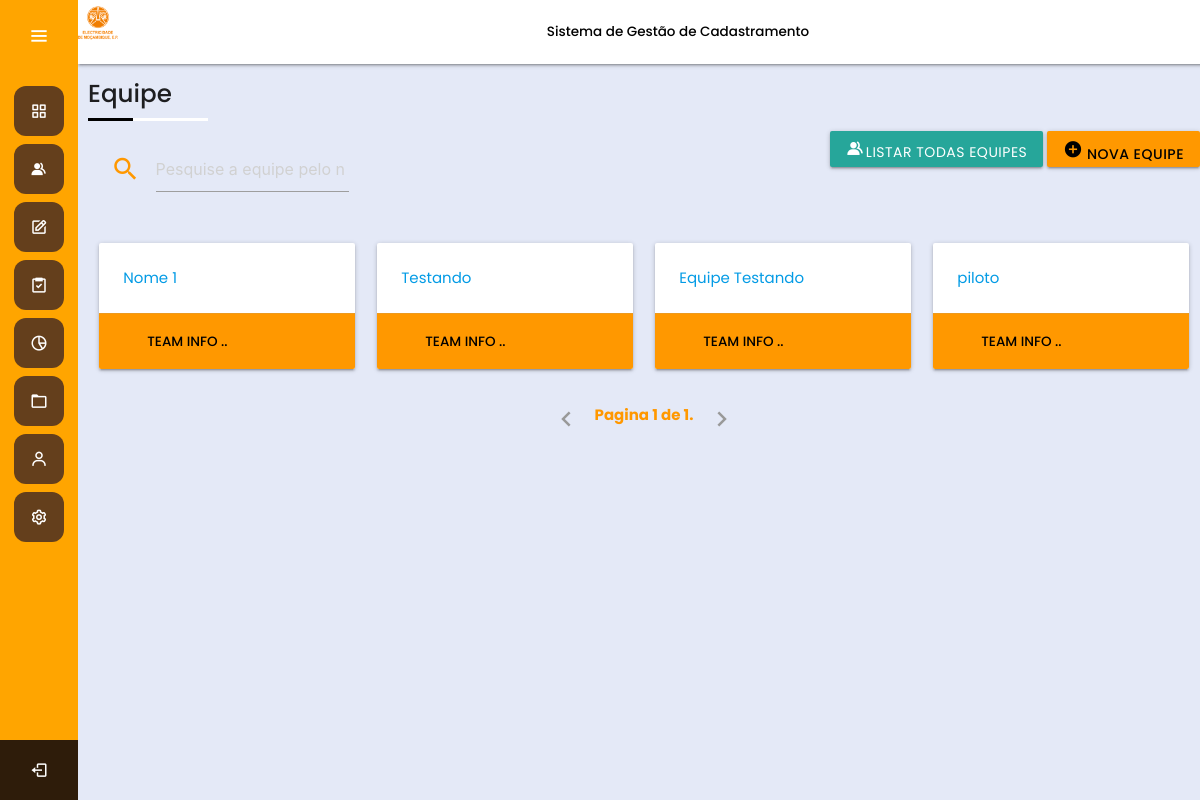
The page /team/ (signed in) on the database as committed earlier.
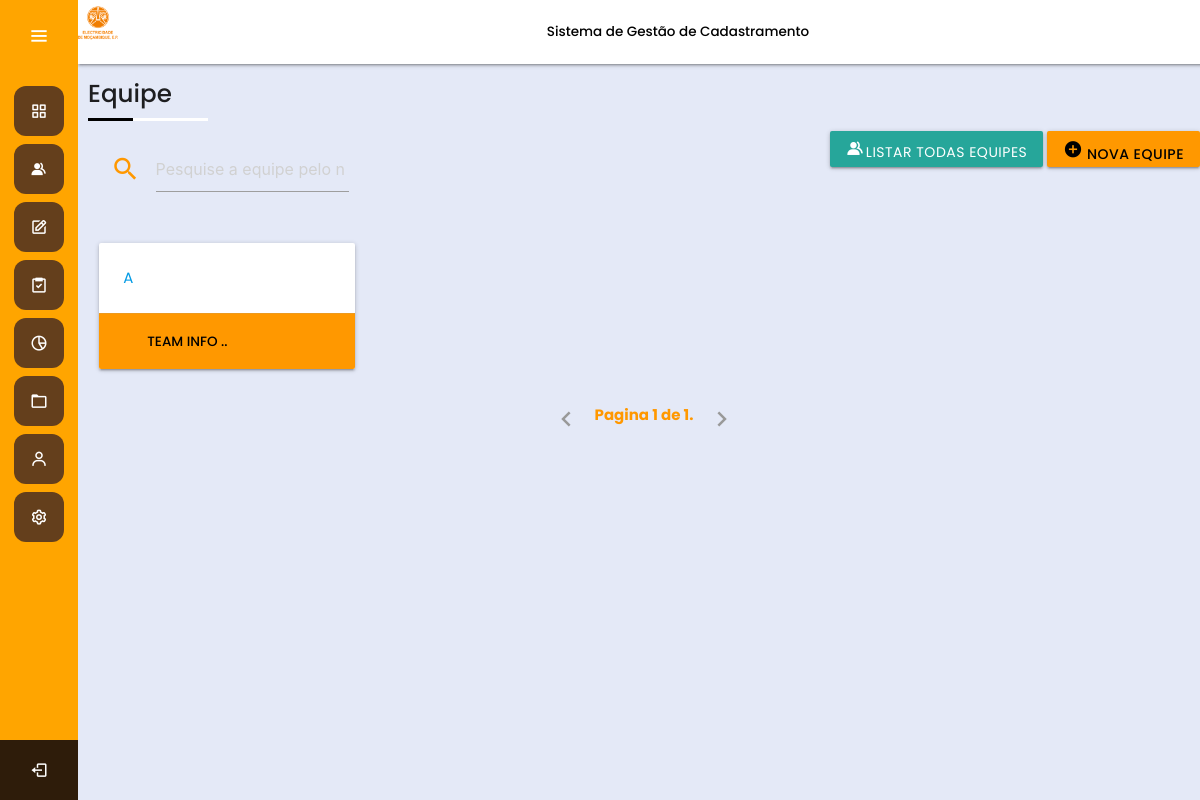
The same page on the database as committed later.
### Team/models.py (models this page shows, shortened)
class Team(models.Model):
    name = models.CharField(max_length=100, unique=True)
    slug = models.SlugField(default="", null=False)
    state = models.BooleanField(default=True)
    asc = models.ForeignKey(ASC, on_delete=models.CASCADE)
    creator = models.ForeignKey(User, on_delete=models.CASCADE, related_name='created_teams')
    membros = models.ManyToManyField(User,  related_name='teams_members', limit_choices_to={'user_type__in':['tecnico_campo']})
    supervisor = models.ForeignKey(User, on_delete=models.CASCADE, related_name='teams_supervisor', limit_choices_to={'user_type__in':['supervisor_campo']}, default=1)
    date_created = models.DateTimeField(default=timezone.now)
    def get_membros(self):
        return ", ".join([membro.first_name for membro in self.membros.first_name.all()])
    get_membros.short_description = 'Membros'

### Team/views.py (the view, shortened to what this page needs)
# urls.py: path('', views.Templateview.as_view(), name='project_show'),
class Templateview(PermissionRequiredMixin, LoginRequiredMixin, TemplateView):
    permission_required = 'Team.view_team'
    template_name = "team_view.html"
    def paginated(self, queryset, page_size):
        paginator = Paginator(queryset, page_size)  # Show 10 teams per page
        page = self.request.GET.get('page', 1)
        try:
            paginated = paginator.page(page)
        except PageNotAnInteger:
            paginated = paginator.page(1)
        except EmptyPage:
            paginated = paginator.page(paginator.num_pages)
        return paginated
    def get_context_data(self, **kwargs):
        context = super().get_context_data(**kwargs)
        all_teams = Team.objects.all()
        paginated_teams = self.paginated(all_teams, 8)
        context['equipes'] = paginated_teams
        return context

### Accounts/models.py (called while the page is built)
    def __str__(self):
        return self.nome

### templates/team_view.html (shortened to what this page needs)
{% extends "base.html" %}
{% load static %}
{% load materializecss %}
{% block page_header %}
  Equipe
{% endblock page_header %}
{% block content_main %}
     <div class="row">
         <div class="col s7">
         <form method="POST" action="{% url 'Team:team_show' %}" >
             <div class="input-field col s5">
              <i class="orange-text material-icons prefix">search</i>
               <input id="search" type="search" name="search" required placeholder="Pesquise a equipe pelo nome">
             </div>
          </form>
       </div>
       <div class="right">
            <a href="{% url 'Team:team_show' %}" class="btn"> <i class="bx bxs-group icon"></i>Listar Todas Equipes </a>
            <a href="{% url 'Team:team_create' %}" class="btn orange black-text"> <i class="material-icons">add_circle</i>
              Nova Equipe</a>
       </div>
    </div>
       <div class="row">
  {% if result %}
    {% for equipe in  result %}
    <div class="col s4 m3">
   <a  class="text-dark"  href="{% url 'Team:team_detail' pk=equipe.pk %}">
      <div class="card horizontal">
        <div class="card-image">
        </div>
        <div class="card-stacked">
          <div class="card-content">
          <p> <i class="bx bxs-group icon"></i> {{equipe.name}} </p>
          </div>
          <div class="card-action orange">
            <a href="#" class="white-text">Team info ..</a>
          </div>
        </div>
      </div>
    </a>
    </div>
    {% endfor %}
    {% else %}
    {% for equipe in equipes %}
    <div class="col s4 m3">
      <a class="text-dark" href="{% url 'Team:team_detail' pk=equipe.pk %}">
      <div class="card horizontal">
        <div class="card-stacked">
          <div class="card-content">
             <p>  {{equipe.name}}</p>
          </div>
          <div class="card-action orange">
            <a href="" class="black-text">Team info ..</a>
          </div>
        </div>
      </div>
    </a>
    </div>
    {% endfor %}
    {% endif %}
         </div>
    <ul class="pagination center orange-text" style="font-weight: bold">
      {% if equipes.has_previous %}
          <li class="waves-effect"><a href="?page={{ equipes.previous_page_number }}"><i class="material-icons text-custom-color">chevron_left</i></a></li>
        {% else %}
          <li class="disabled"><a><i class="material-icons">chevron_left</i></a></li>
      {% endif %}
        <span class="current text-custom-color">
          Pagina {{ equipes.number }} de {{ equipes.paginator.num_pages }}.
        </span>
     {% if equipes.has_next %}
          <li class="waves-effect"><a href="?page={{ equipes.next_page_number }}"><i class="material-icons text-custom-color">chevron_right</i></a></li>
        {% else %}
          <li class="disabled"><a><i class="material-icons">chevron_right</i></a></li>
     {% endif %}
    </ul>
{% endblock content_main %}

Rows that differ between the two databases and show on the page:
removed Team: name "Nome 1"
removed Team: name "Testando"
removed Team: name "Equipe Testando"
removed Team: name "piloto"
added Team: name "A"
